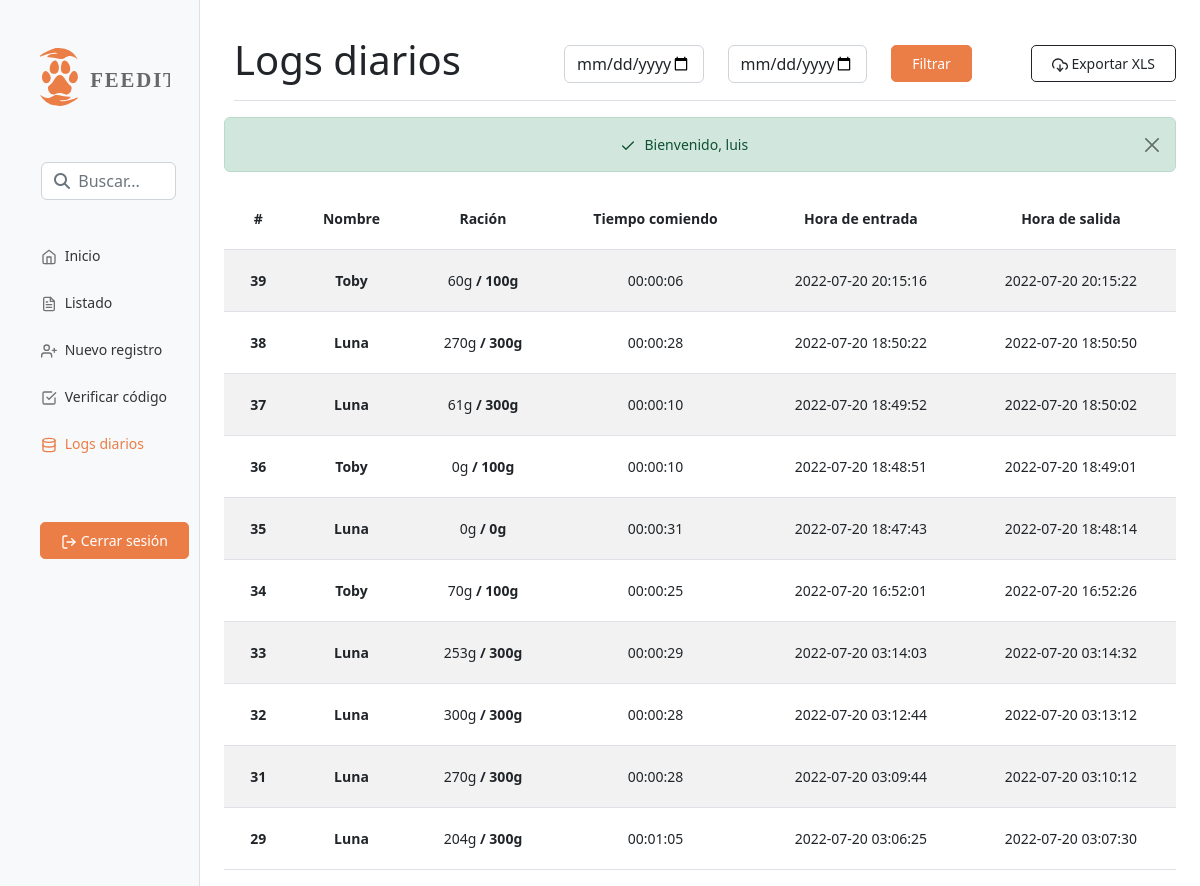
/logs_diarios.php (signed in), run on the app's committed database.
### tables this page shows
CREATE TABLE `logs` (
  `identificador` int(11) NOT NULL,
  `nombre` varchar(255) NOT NULL,
  `rfid` varchar(255) NOT NULL,
  `horaEntrada` timestamp NOT NULL DEFAULT current_timestamp(),
  `horaSalida` timestamp NOT NULL DEFAULT current_timestamp(),
  `dispensado` int(11) NOT NULL,
  `comido` int(11) NOT NULL,
  `peso` int(11) NOT NULL
);

### logs_diarios.php (the view, shortened to what this page needs)
<?php
$tiempoActualUnix = time() - 10800;
$diaActual = gmdate('Y-m-d', $tiempoActualUnix);
?>
<!DOCTYPE html>
<html lang="es">
<html>
<head>
    <?php
    include 'comp/head.php';
    include 'comp/estilos.php';
    ?>
</head>
<body>
    <?php
    include 'comp/menu.php';
    include 'config.php';
    ?>
    <h1 class="display-6">Logs diarios</h1>
    <div class="btn-toolbar mb-2 mb-md-0">
        <form action="" method="GET">
            <div class="row">
                <div class="col-md-4">
                    <div class="form-group">
                        <input type="date" name="desde" value="<?php if (isset($_GET['desde'])) {
                                                                    echo $_GET['desde'];
                                                                } ?>" class="form-control">
                    </div>
                </div>
                <div class="col-md-4">
                    <div class="form-group">
                        <input type="date" name="hasta" value="<?php if (isset($_GET['hasta'])) {
                                                                    echo $_GET['hasta'];
                                                                } ?>" class="form-control">
                    </div>
                </div>
                <div class="col-md-4">
                    <div class="form-group">
                        <button type="submit" class="btn btn-dark btn-sm">Filtrar</button>
                    </div>
                </div>
            </div>
        </form>
        <form action="excel.php" method="post">
            <button type="submit" name="descargar_excel" class="btn btn-outline-dark btn-sm">
                <span data-feather="download-cloud"></span> Exportar XLS
            </button>
        </form>
    </div>
    </div>
    <div class="table-responsive">
        <table class="table table-striped table-sm table-hover tabla" id="datos-tabla" data-sorting="true">
            <thead>
                <?php
                include 'comp/alerts.php';
                ?>
                <tr>
                    <th>#</th>
                    <th>Nombre</th>
                    <th>Ración</th>
                    <th>Tiempo comiendo</th>
                    <th>Hora de entrada</th>
                    <th>Hora de salida</th>
                </tr>
            </thead>
            <tbody>
                <?php
                if (isset($_GET['desde']) && isset($_GET['hasta'])) {
                    $desde = $_GET['desde'];
                    $hasta = $_GET['hasta'];
                    if (strtotime($desde) <= strtotime($hasta)) {
                        $sql1 = "SELECT * FROM logs WHERE horaSalida BETWEEN '$desde' AND '$hasta' ORDER BY identificador DESC";
                        $query1 = mysqli_query($conex, $sql1);
                        if (mysqli_num_rows($query1) > 0) {
                            foreach ($query1 as $row) {
                                $tiempoEntrada = strtotime($row['horaEntrada']);
                                $tiempoSalida = strtotime($row['horaSalida']);
                                $diferencia = ($tiempoSalida - $tiempoEntrada);
                                $tiempoDiferencia = gmdate('H:i:s', $diferencia);
                ?>
                                <tr style="vertical-align: middle;">
                                    <td><b><?php echo $row['identificador'] ?></b></td>
                                    <td><b><?php echo $row['nombre'] ?></b></td>
                                    <td>
                                        <span role="button" tabindex="0" data-toggle="tooltip" title="<?php echo $row['peso']; ?>g restantes">
                                            <?php echo $row['comido'] ?>g<b> / <?php echo $row['dispensado'] ?>g</b>
                                        </span>
                                    </td>
                                    <td><?php echo $tiempoDiferencia ?></td>
                                    <td><?php echo $row['horaEntrada'] ?></td>
                                    <td><?php echo $row['horaSalida'] ?></td>
                                </tr>
                            <?php
                            }
                        } else {
                            ?>
                            <div class="alert alert-danger alert-dismissible fade show" role="alert">
                                <center><span style="margin-right:5px" data-feather="alert-triangle"></span><?php echo "No se han encontrado resultados para su búsqueda" ?></center>
                                <button type="button" class="btn-close" data-bs-dismiss="alert" aria-label="Close"></button>
                            </div>
                        <?php
                        }
                    } else {
                        ?>
                        <div class="alert alert-danger alert-dismissible fade show" role="alert">
                            <center><span style="margin-right:5px" data-feather="alert-triangle"></span><strong>Error: </strong><?php echo "El rango de fechas es inválido" ?></center>
                            <button type="button" class="btn-close" data-bs-dismiss="alert" aria-label="Close"></button>
                        </div>
                        <?php
                    }
                } else {
                    $sql2 = "SELECT * FROM logs WHERE horaSalida BETWEEN '$diaActual 00:00:01' AND '$diaActual 23:59:59' ORDER BY identificador DESC";
                    $query2 = mysqli_query($conex, $sql2);
                    if (mysqli_num_rows($query2) > 0) {
                        foreach ($query2 as $row) {
                            $tiempoEntrada = strtotime($row['horaEntrada']);
                            $tiempoSalida = strtotime($row['horaSalida']);
                            $diferencia = ($tiempoSalida - $tiempoEntrada);
                            $tiempoDiferencia = gmdate('H:i:s', $diferencia);
                        ?>
                            <tr style="vertical-align: middle;">
                                <td><b><?php echo $row['identificador'] ?></b></td>
                                <td><b><?php echo $row['nombre'] ?></b></td>
                                <td>
                                    <span role="button" tabindex="0" data-toggle="tooltip" title="<?php echo $row['peso']; ?>g restantes">
                                        <?php echo $row['comido'] ?>g<b> / <?php echo $row['dispensado'] ?>g</b>
                                    </span>
                                </td>
                                <td><?php echo $tiempoDiferencia ?></td>
                                <td><?php echo $row['horaEntrada'] ?></td>
                                <td><?php echo $row['horaSalida'] ?></td>
                            </tr>
                        <?php
                        }
                    }
                }
                ?>
        </table>
        <?php
        include 'comp/scripts.php';
        ?>
</body>

### css/estilos.css (style rules this page uses)
:root { --negro: #1e2125; --gris: #686868; --principal: #eb7d47; --hover: #c0673b; --bordes_tablas: #5f5f5f20; --fondo_tablas: #fff; --fondo: rgb(239, 241, 252); }
* { margin: 0; padding: 0; list-style: none; }
body { font-size: .875rem; }
.btn { border-radius: 5px; padding: 7px 20px; }
.table { text-align: center; }
.table tr th { padding: 20px; }
.table tr td { padding: 20px; }
.feather { width: 16px; height: 16px; vertical-align: text-bottom; }
.btn-dark { background-color:var(--principal); border-color: var(--principal); }

### data on the page
logs: identificador "39", nombre "Toby", comido "60", dispensado "100", tiempoDiferencia "00:00:06", horaEntrada "2022-07-20 20:15:16", horaSalida "2022-07-20 20:15:22"
logs: identificador "38", nombre "Luna", comido "270", dispensado "300", tiempoDiferencia "00:00:28", horaEntrada "2022-07-20 18:50:22", horaSalida "2022-07-20 18:50:50"
logs: identificador "37", nombre "Luna", comido "61", dispensado "300", tiempoDiferencia "00:00:10", horaEntrada "2022-07-20 18:49:52", horaSalida "2022-07-20 18:50:02"
logs: identificador "36", nombre "Toby", comido "0", dispensado "100", tiempoDiferencia "00:00:10", horaEntrada "2022-07-20 18:48:51", horaSalida "2022-07-20 18:49:01"
logs: identificador "35", nombre "Luna", comido "0", dispensado "0", tiempoDiferencia "00:00:31", horaEntrada "2022-07-20 18:47:43", horaSalida "2022-07-20 18:48:14"
logs: identificador "34", nombre "Toby", comido "70", dispensado "100", tiempoDiferencia "00:00:25", horaEntrada "2022-07-20 16:52:01", horaSalida "2022-07-20 16:52:26"
logs: identificador "33", nombre "Luna", comido "253", dispensado "300", tiempoDiferencia "00:00:29", horaEntrada "2022-07-20 03:14:03", horaSalida "2022-07-20 03:14:32"
logs: identificador "32", nombre "Luna", comido "300", dispensado "300", tiempoDiferencia "00:00:28", horaEntrada "2022-07-20 03:12:44", horaSalida "2022-07-20 03:13:12"
logs: identificador "31", nombre "Luna", comido "270", dispensado "300", tiempoDiferencia "00:00:28", horaEntrada "2022-07-20 03:09:44", horaSalida "2022-07-20 03:10:12"
logs: identificador "29", nombre "Luna", comido "204", dispensado "300", tiempoDiferencia "00:01:05", horaEntrada "2022-07-20 03:06:25", horaSalida "2022-07-20 03:07:30"

### other printed values
$_SESSION['exito'] "Bienvenido, luis"
